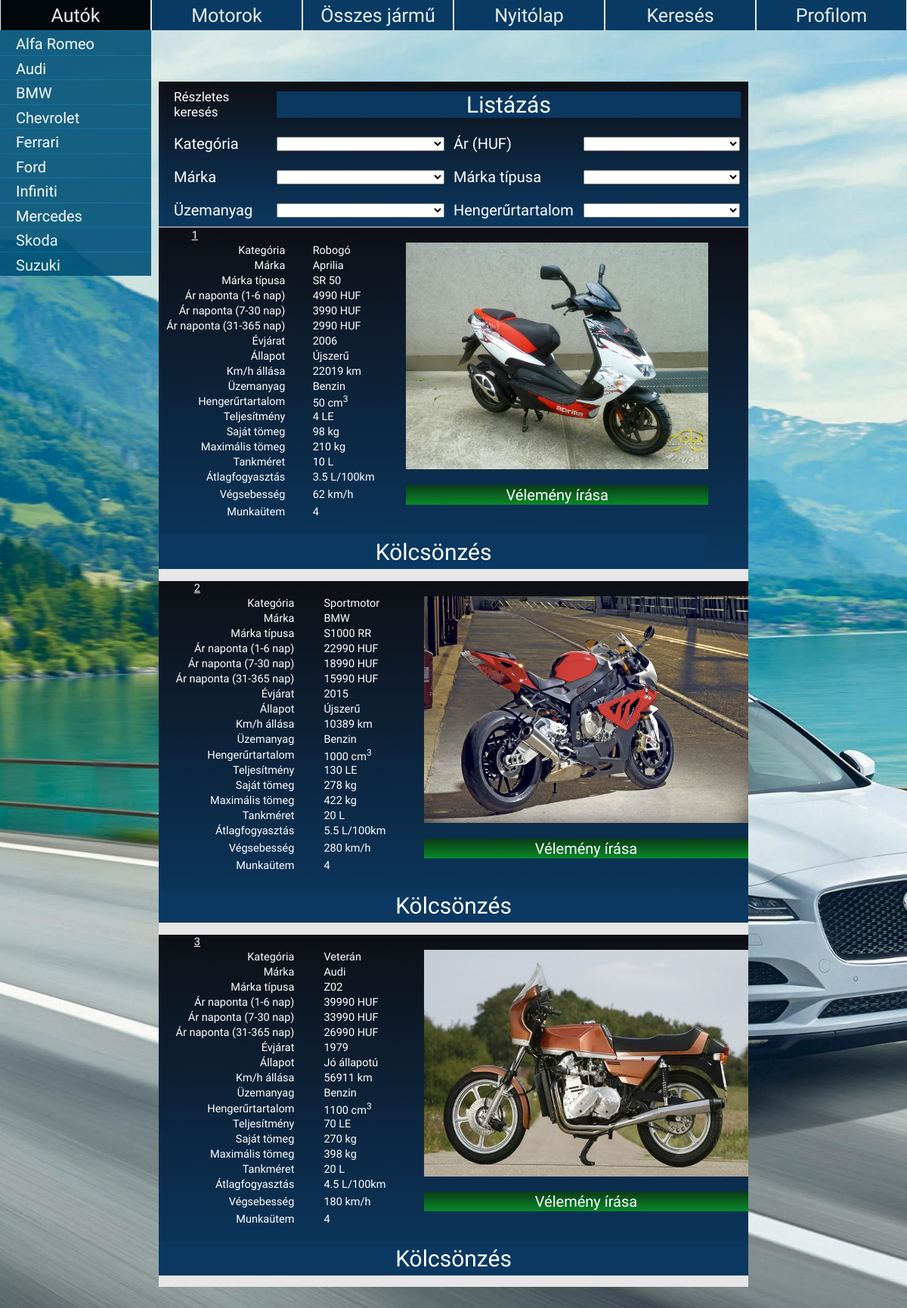
The app's page /motorok_osszes_admin.php with its own data.
### tables this page shows
CREATE TABLE `motor` (
  `id` int(10) NOT NULL,
  `fenykep` mediumtext,
  `kategoria` varchar(100) NOT NULL,
  `motormarka_id` varchar(60) NOT NULL,
  
  `ar_1` int(10) NOT NULL,
  `ar_2` int(10) NOT NULL,
  `ar_3` int(10) NOT NULL,
  `marka_tipus` varchar(80) NOT NULL,
  `evjarat` int(4) NOT NULL,
  `allapot` varchar(50) NOT NULL,
  `km_ora_allasa` int(10) NOT NULL,
  `uzemanyag` varchar(100) NOT NULL,
  `hengerurtartalom` int(10) NOT NULL,
  `teljesitmeny` int(100) NOT NULL,
  `sajat_tomeg` int(100) NOT NULL,
  `maximalis_tomeg` int(100) NOT NULL,
  `tank_meret` int(5) NOT NULL,
  `atlagfogyasztas` float NOT NULL,
  `vegsebesseg` int(10) NOT NULL,
  `gyorsulas` float DEFAULT NULL,
  `munkautem` int(10) NOT NULL
);

### motorok_osszes_admin.php (the view, shortened to what the rows shown need)
<?php
	include('controller.php');
?>
<html>
		<link rel = "stylesheet" href = "style.css"/>
	<head>
	</head>
		<body id = "bgStyle">
			<div align = "center">
				<table align = "center" width = "65%" id = "cars" id = "tableborders2"cellpadding = "0" cellspacing = "0"
					style = "border-style: solid; border-width: 0px; align: center;
					margin: 0 0px 0 0; border-color: #000;background: linear-gradient(#0E0F15, #0B3861); display: inline-block; font-family: Electrolize;
					color: #ffffff; font-size: 14.5px; border-radius: 19 19 0 0;" >
					<form method = "GET" action = "motorok_osszes_admin.php" enctype = "multipart/form-data" name = "car_list_on_click">
			<?php
				if(isset($_GET['autok_listazasa'])){
					$category = $_GET['select_catgs'];
					$price = $_GET['select_prices'];
					$carname = $_GET['select_cars'];
					$cartype = $_GET['select_cartypes'];
					$fueltype = $_GET['select_fuels'];
					$engineCapacity = $_GET['select_enginecap'];
					$ListCarsBySelect = "SELECT * FROM motor WHERE kategoria LIKE '%".$category."%'
						AND ar_1  LIKE '%".$price."%' AND motormarka_id LIKE '%".$carname."%' AND marka_tipus  LIKE '%".$cartype."%'
						AND uzemanyag LIKE '%".$fueltype."%' AND hengerurtartalom LIKE '%".$engineCapacity."%' ORDER BY ar_1 ASC";
					$printCars = mysqli_query($conn, $ListCarsBySelect);
					$rowindex = 1;
					$count_listed_cars = mysqli_num_rows($printCars);
					if($count_listed_cars == 0){
						echo '
							<div align = "center">
								<table align = "center" width = "65%" id = "cars" id = "tableborders2"cellpadding = "0"
								cellspacing = "0" style = " border-color: #ff0000; font-family: Electrolize; color: #fff; font-size: 40px; background: linear-gradient(#0E0F15, #0B3861);">
									<tr>
										<div align = "center">
											<div style="text-align: center;height: 1px; background-color: #e6e6e6; width:65%;"></div>
										</div>
									</tr>
									<tr>
										<td width = "100%" align = "center">Nincs találat </td>
									</tr>
								</table>
							</div>
							</br>
							</br>
							</br>';
					}
					else{
						echo '<tr>
									<td colspan = "4"style = "padding: 10 10 10 20; font-size: 15px; text-align: left; width: 20%;"><i>Találatok száma: '.$count_listed_cars.'</i></td>
								</tr>
									</table>
								<div align = "center">
									<div style="text-align: center;height: 1px; background-color: #e6e6e6; width:65%;"></div>
								</div>';
							while($row = mysqli_fetch_assoc($printCars)) {
								echo '
									<div align = "center" id = "cars">
										<table align = "center" width = "65%" id = "cars" id = "tableborders2"cellpadding = "0" cellspacing = "0" style = "border-style: solid; border-width: 0px;
										margin: 0 0px 0 0; border-color: #000; background: linear-gradient(#0E0F15, #0B3861); display: inline-block; font-family: Electrolize; color: #ffffff; font-size: 14.5px; border-radius: 0 0 19 19" >
										<tr>
											<td width = "25%" height = "20px" style = "padding: 0% 0% 0% 6%;" align = "left"><u>'.$rowindex++.'</u></td>
											<td width = "10%" height = "20px"> </td>
											<td width = "65%" height = "300px" rowspan = "16" >
											<img class = "pop-out" src = "'.$row["fenykep"].'" style = "width: 100%; height: 100%;"></td>
										</tr>
										<tr>
											<td width = "20%" height = "20px" style = "padding: 0% 2% 0% 0%;" align = "right">Kategória</td>
											<td width = "20%" height = "20px" style = "padding: 0% 0% 0% 3%;">'.$row["kategoria"].'</td>
										</tr>
										<tr>
											<td width = "20%" height = "20px" style = "padding: 0% 2% 0% 0%;" align = "right">Márka</td>
											<td width = "20%" height = "20px" style = "padding: 0% 0% 0% 3%;">'.$row["motormarka_id"].'</td>
										</tr>
										<tr>
											<td width = "20%" height = "20px" style = "padding: 0% 2% 0% 0%;" align = "right">Márka típusa </td>
											<td width = "20%" height = "20px" style = "padding: 0% 0% 0% 3%;">'.$row["marka_tipus"].'</td>
										</tr>
										<tr>
											<td width = "20%" height = "20px" style = "padding: 0% 2% 0% 0%;" align = "right">Ár naponta (1-6 nap) </td>
											<td width = "20%" height = "20px" style = "padding: 0% 0% 0% 3%;">'.$row["ar_1"].' HUF</td>
										</tr>
										<tr>
											<td width = "20%" height = "20px" style = "padding: 0% 2% 0% 0%;" align = "right">Ár naponta (7-30 nap)</td>
											<td width = "20%" height = "20px" style = "padding: 0% 0% 0% 3%;">'.$row["ar_2"].' HUF</td>
										</tr>
										<tr>
											<td width = "20%" height = "20px" style = "padding: 0% 2% 0% 0%;" align = "right">Ár naponta (31-365 nap)</td>
											<td width = "20%" height = "20px" style = "padding: 0% 0% 0% 3%;">'.$row["ar_3"].' HUF</td>
										</tr>
										<tr>
											<td width = "20%" height = "20px" style = "padding: 0% 2% 0% 0%;" align = "right">Évjárat </td>
											<td width = "20%" height = "20px" style = "padding: 0% 0% 0% 3%;">'.$row["evjarat"].'</td>
										</tr>
										<tr>
											<td width = "20%" height = "20px" style = "padding: 0% 2% 0% 0%;" align = "right">Állapot </td>
											<td width = "20%" height = "20px" style = "padding: 0% 0% 0% 3%;">'.$row["allapot"].'</td>
										</tr>
										<tr>
											<td width = "20%" height = "20px" style = "padding: 0% 2% 0% 0%;" align = "right">Km/h állása </td>
											<td width = "20%" height = "20px" style = "padding: 0% 0% 0% 3%;">'.$row["km_ora_allasa"].' km</td>
										</tr>
										<tr>
											<td width = "20%" height = "20px" style = "padding: 0% 2% 0% 0%;" align = "right">Üzemanyag </td>
											<td width = "20%" height = "20px" style = "padding: 0% 0% 0% 3%;">'.$row["uzemanyag"].'</td>
										</tr>
										<tr>
											<td width = "20%" height = "20px" style = "padding: 0% 2% 0% 0%;" align = "right">Hengerűrtartalom</td>
											<td width = "20%" height = "20px" style = "padding: 0% 0% 0% 3%;">'.$row["hengerurtartalom"].' cm<sup>3</sup></td>
										</tr>
										<tr>
											<td width = "20%" height = "20px" style = "padding: 0% 2% 0% 0%;" align = "right">Teljesítmény </td>
											<td width = "20%" height = "20px" style = "padding: 0% 0% 0% 3%;">'.$row["teljesitmeny"].' LE</td>
										</tr>
										<tr>
											<td width = "20%" height = "20px" style = "padding: 0% 2% 0% 0%;" align = "right">Saját tömeg </td>
											<td width = "20%" height = "20px" style = "padding: 0% 0% 0% 3%;">'.$row["sajat_tomeg"].' kg</td>
										</tr>
										<tr>
											<td width = "20%" height = "20px" style = "padding: 0% 2% 0% 0%;" align = "right">Maximális tömeg </td>
											<td width = "20%" height = "20px" style = "padding: 0% 0% 0% 3%;">'.$row["maximalis_tomeg"].' kg</td>
										</tr>
										<tr>
											<td width = "20%" height = "20px" style = "padding: 0% 2% 0% 0%;" align = "right">Tankméret </td>
											<td width = "20%" height = "20px" style = "padding: 0% 0% 0% 3%;">'.$row["tank_meret"].' L</td>
										</tr>
										<tr>
											<td width = "20%" height = "20px" style = "padding: 0% 2% 0% 0%;" align = "right">Átlagfogyasztás </td>
											<td width = "20%" height = "20px" style = "padding: 0% 0% 0% 3%;">'.$row["atlagfogyasztas"].' L/100km</td>
										</tr>
										<tr>
											<td width = "20%" height = "26px" style = "padding: 0% 2% 0% 0%;" align = "right">Végsebesség </td>
											<td width = "20%" height = "26px" style = "padding: 0% 0% 0% 3%;">'.$row["vegsebesseg"].' km/h</td>
											<td>
											';
											?>
											<input type = "button" onclick = "location.href='hozzaszolasok_admin.php';" class = "comment" value = "Vélemény írása"/></td>
											<?php
											echo '
										</tr>
										<tr>
											<td width = "20%" height = "20px" style = "padding: 0% 2% 0% 0%;" align = "right">Munkaütem</td>
											<td width = "20%" height = "20px" style = "padding: 0% 0% 0% 3%;">'.$row["munkautem"].' mp</td>
										</tr>
										<tr>
											<td width = "20%" height = "20px" style = "padding: 0% 2% 0% 0%;" align = "right"></td>
											<td width = "20%" height = "20px" style = "padding: 0% 0% 0% 3%;"></td>
										</tr>
										<tr>
											<td width = "50%" colspan = "3">
											<input type = "submit" onclick = "loginMessage()" class = "input" style = "border-radius: 0 0 0 0;" value = "Kölcsönzés" name = "kolcsonzes" /></td>
										</tr>
									</table>
									</div>
									<div align = "center">
										<div style="text-align: center;height: 15px; background-color: #E6E6E6; width:65%;"></div>
									</div>
									';
						}
					}
				}
				else{
					$newestMotorsIndex = "SELECT * FROM `motor` ORDER BY ar_1;";
					$motors = mysqli_query($conn, $newestMotorsIndex);
					$rowindex = 1;
					if (mysqli_num_rows($motors) > 0){
						while($row = mysqli_fetch_assoc($motors)){
								echo '
									<div align = "center" id = "cars">
										<table align = "center" width = "65%" id = "cars" id = "tableborders2"cellpadding = "0" cellspacing = "0" style = "border-style: solid; border-width: 0px;
										margin: 0 0px 0 0; border-color: #000; background: linear-gradient(#0E0F15, #0B3861); display: inline-block; font-family: Electrolize; color: #ffffff; font-size: 14.5px; border-radius: 0 0 19 19" >
										<tr>
										<div align = "center">
												<div style="text-align: center;height: 1px; background-color: #e6e6e6; width:65%;"></div>
										</div>
										<tr>
											<td width = "25%" height = "20px" style = "padding: 0% 0% 0% 6%;" align = "left"><u>'.$rowindex++.'</u></td>
											<td width = "10%" height = "20px"> </td>
											<td width = "65%" height = "300px" rowspan = "17" >
									<img class = "pop-out" src = "'.$row["fenykep"].'" style = "width: 100%; height: 100%;"></td>
										</tr>
										<tr>
											<td width = "20%" height = "20px" style = "padding: 0% 2% 0% 0%;" align = "right">Kategória</td>
											<td width = "20%" height = "20px" style = "padding: 0% 0% 0% 3%;">'.$row["kategoria"].'</td>
										</tr>
										<tr>
											<td width = "20%" height = "20px" style = "padding: 0% 2% 0% 0%;" align = "right">Márka</td>
											<td width = "20%" height = "20px" style = "padding: 0% 0% 0% 3%;">'.$row["motormarka_id"].'</td>
										</tr>
										<tr>
											<td width = "20%" height = "20px" style = "padding: 0% 2% 0% 0%;" align = "right">Márka típusa </td>
											<td width = "20%" height = "20px" style = "padding: 0% 0% 0% 3%;">'.$row["marka_tipus"].'</td>
										</tr>
										<tr>
											<td width = "20%" height = "20px" style = "padding: 0% 2% 0% 0%;" align = "right">Ár naponta (1-6 nap) </td>
											<td width = "20%" height = "20px" style = "padding: 0% 0% 0% 3%;">'.$row["ar_1"].' HUF</td>
										</tr>
										<tr>
											<td width = "20%" height = "20px" style = "padding: 0% 2% 0% 0%;" align = "right">Ár naponta (7-30 nap)</td>
											<td width = "20%" height = "20px" style = "padding: 0% 0% 0% 3%;">'.$row["ar_2"].' HUF</td>
										</tr>
										<tr>
											<td width = "20%" height = "20px" style = "padding: 0% 2% 0% 0%;" align = "right">Ár naponta (31-365 nap)</td>
											<td width = "20%" height = "20px" style = "padding: 0% 0% 0% 3%;">'.$row["ar_3"].' HUF</td>
										</tr>
										<tr>
											<td width = "20%" height = "20px" style = "padding: 0% 2% 0% 0%;" align = "right">Évjárat </td>
											<td width = "20%" height = "20px" style = "padding: 0% 0% 0% 3%;">'.$row["evjarat"].'</td>
										</tr>
										<tr>
											<td width = "20%" height = "20px" style = "padding: 0% 2% 0% 0%;" align = "right">Állapot </td>
											<td width = "20%" height = "20px" style = "padding: 0% 0% 0% 3%;">'.$row["allapot"].'</td>
										</tr>
										<tr>
											<td width = "20%" height = "20px" style = "padding: 0% 2% 0% 0%;" align = "right">Km/h állása </td>
											<td width = "20%" height = "20px" style = "padding: 0% 0% 0% 3%;">'.$row["km_ora_allasa"].' km</td>
										</tr>
										<tr>
											<td width = "20%" height = "20px" style = "padding: 0% 2% 0% 0%;" align = "right">Üzemanyag </td>
											<td width = "20%" height = "20px" style = "padding: 0% 0% 0% 3%;">'.$row["uzemanyag"].'</td>
										</tr>
										<tr>
											<td width = "20%" height = "20px" style = "padding: 0% 2% 0% 0%;" align = "right">Hengerűrtartalom</td>
											<td width = "20%" height = "20px" style = "padding: 0% 0% 0% 3%;">'.$row["hengerurtartalom"].' cm<sup>3</sup></td>
										</tr>
										<tr>
											<td width = "20%" height = "20px" style = "padding: 0% 2% 0% 0%;" align = "right">Teljesítmény </td>
											<td width = "20%" height = "20px" style = "padding: 0% 0% 0% 3%;">'.$row["teljesitmeny"].' LE</td>
										</tr>
										<tr>
											<td width = "20%" height = "20px" style = "padding: 0% 2% 0% 0%;" align = "right">Saját tömeg </td>
											<td width = "20%" height = "20px" style = "padding: 0% 0% 0% 3%;">'.$row["sajat_tomeg"].' kg</td>
										</tr>
										<tr>
											<td width = "20%" height = "20px" style = "padding: 0% 2% 0% 0%;" align = "right">Maximális tömeg </td>
											<td width = "20%" height = "20px" style = "padding: 0% 0% 0% 3%;">'.$row["maximalis_tomeg"].' kg</td>
										</tr>
										<tr>
											<td width = "20%" height = "20px" style = "padding: 0% 2% 0% 0%;" align = "right">Tankméret </td>
											<td width = "20%" height = "20px" style = "padding: 0% 0% 0% 3%;">'.$row["tank_meret"].' L</td>
										</tr>
										<tr>
											<td width = "20%" height = "20px" style = "padding: 0% 2% 0% 0%;" align = "right">Átlagfogyasztás </td>
											<td width = "20%" height = "20px" style = "padding: 0% 0% 0% 3%;">'.$row["atlagfogyasztas"].' L/100km</td>
										</tr>
										<tr>
											<td width = "20%" height = "20px" style = "padding: 0% 2% 0% 0%;" align = "right">Végsebesség </td>
											<td width = "20%" height = "20px" style = "padding: 0% 0% 0% 3%;">'.$row["vegsebesseg"].' km/h</td>
											<td>
											';
											?>
											<input type = "button" onclick = "location.href='hozzaszolasok_admin.php';" class = "comment" value = "Vélemény írása"/></td>
											<?php
											echo '
										</tr>
										<tr>
											<td width = "20%" height = "20px" style = "padding: 0% 2% 0% 0%;" align = "right">Munkaütem </td>
											<td width = "20%" height = "20px" style = "padding: 0% 0% 0% 3%;">'.$row["munkautem"].' </td>
										</tr>
										<tr>
											<td width = "20%" height = "20px" style = "padding: 0% 2% 0% 0%;" align = "right"></td>
											<td width = "20%" height = "20px" style = "padding: 0% 0% 0% 3%;"></td>
										</tr>
										<tr>
											<td width = "50%" colspan = "3">
											<input type = "submit" onclick = "loginMessage()" class = "input" style = "border-radius: 0 0 0 0;" value = "Kölcsönzés" name = "kolcsonzes" /></td>
										</tr>
									</table>
									</div>
									<div align = "center">
										<div style="text-align: center;height: 15px; background-color: #E6E6E6; width:65%;"></div>
									</div>';
							}
						}
					}
			?>
		</form>
	</body>
</html>

### records on screen
motor: fenykep (picture), kategoria "Robogó", motormarka "Aprilia", marka_tipus "SR 50", ar_1 "4990", ar_2 "3990", ar_3 "2990", evjarat "2006", allapot "Újszerű", km_ora_allasa "22019", uzemanyag "Benzin", hengerurtartalom "50", teljesitmeny "4", sajat_tomeg "98", maximalis_tomeg "210", tank_meret "10", atlagfogyasztas "3.5", vegsebesseg "62", munkautem "4"
motor: fenykep (picture), kategoria "Sportmotor", motormarka "BMW", marka_tipus "S1000 RR", ar_1 "22990", ar_2 "18990", ar_3 "15990", evjarat "2015", allapot "Újszerű", km_ora_allasa "10389", uzemanyag "Benzin", hengerurtartalom "1000", teljesitmeny "130", sajat_tomeg "278", maximalis_tomeg "422", tank_meret "20", atlagfogyasztas "5.5", vegsebesseg "280", munkautem "4"
motor: fenykep (picture), kategoria "Veterán", motormarka "Audi", marka_tipus "Z02", ar_1 "39990", ar_2 "33990", ar_3 "26990", evjarat "1979", allapot "Jó állapotú", km_ora_allasa "56911", uzemanyag "Benzin", hengerurtartalom "1100", teljesitmeny "70", sajat_tomeg "270", maximalis_tomeg "398", tank_meret "20", atlagfogyasztas "4.5", vegsebesseg "180", munkautem "4"
